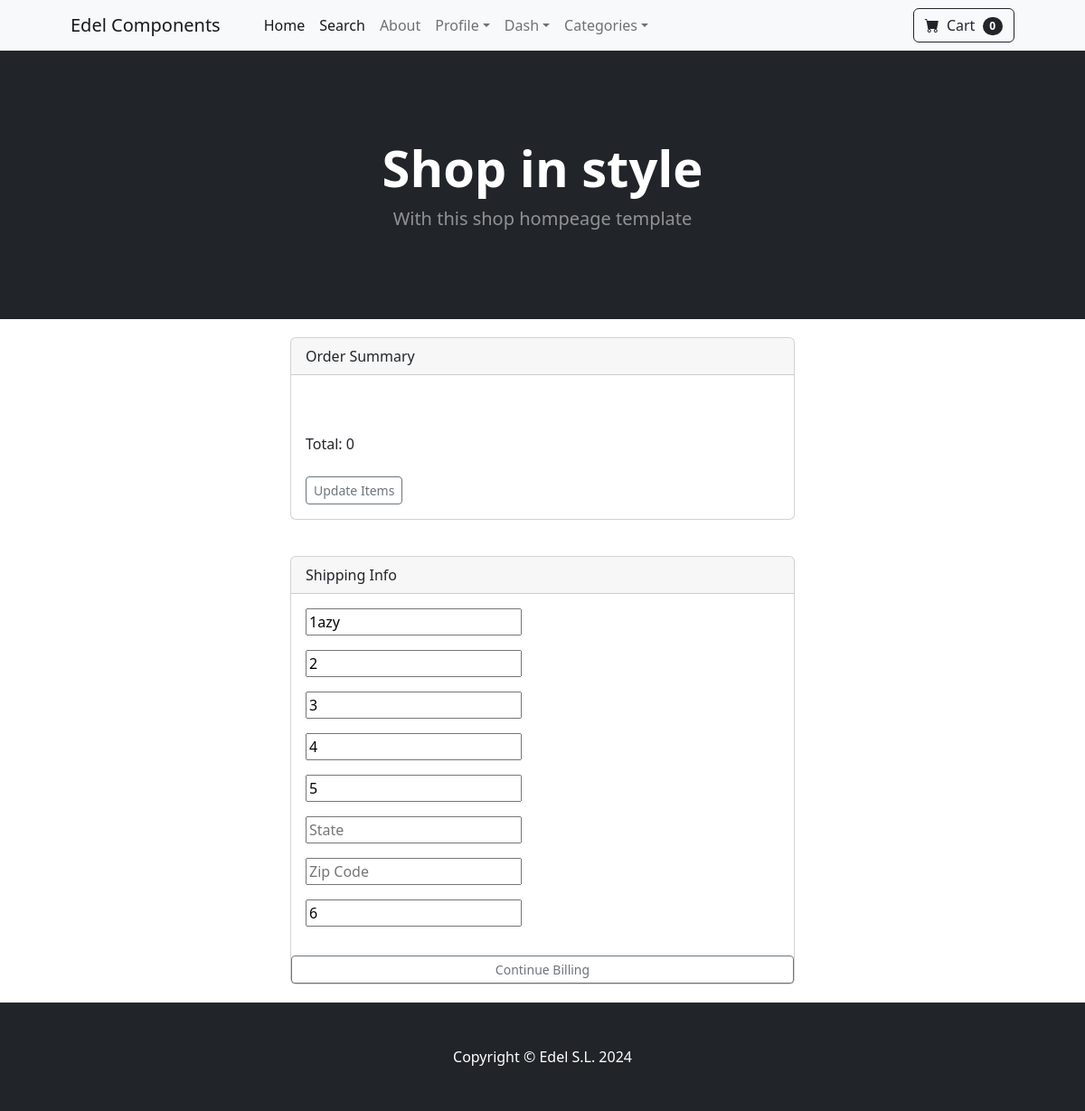
The page /payment/checkout (signed in) on the database its author committed.
### payment/models.py (models this page shows, shortened)
class ShippingAddress(models.Model):
    user = models.ForeignKey(User, on_delete=models.CASCADE, null=True, blank=True)
    shipping_full_name = models.CharField(max_length=255)
    shipping_email = models.CharField(max_length=255)
    shipping_address1 = models.CharField(max_length=255)
    shipping_address2 = models.CharField(max_length=255)
    shipping_city = models.CharField(max_length=255)
    shipping_state = models.CharField(max_length=255, null=True, blank=True)
    shipping_zipcode = models.CharField(max_length=255, null=True, blank=True)
    shipping_country = models.CharField(max_length=255)
    class Meta:
        verbose_name_plural = "Shipping Address"

### payment/views.py (the view)
# urls.py: path("checkout", views.checkout, name="checkout"),
def checkout(request):
    cart = Cart(request)
    cart_products = cart.get_prods
    quantities = cart.get_quants
    totals = cart.totals()
    if request.user.is_authenticated:
        shipping_user = ShippingAddress.objects.get(user__id=request.user.id)
        shipping_form = ShippingForm(request.POST or None, instance=shipping_user)
        return render(request, "payment/checkout.html", {"cart_products": cart_products, "quantities": quantities, "totals": totals, "shipping_form": shipping_form})
    else:
        shipping_form = ShippingForm(request.POST or None)
        return render(request, "payment/checkout.html", {"cart_products": cart_products, "quantities": quantities, "totals": totals})

### cart/cart.py (called while the page is built, shortened)
    def __len__(self):
        return len(self.cart)

    def get_prods(self):
        product_ids = self.cart.keys()
        products = Product.objects.filter(id__in=product_ids)
        return products

    def totals(self):
        product_ids = self.cart.keys()
        products = Product.objects.filter(id__in=product_ids)
        quantities = self.cart
        cart_total = 0
        return cart_total

### cart/context_processors.py (called while the page is built)
def cart(request):
    return {'cart': Cart(request)}

### payment/templates/payment/checkout.html (shortened to what this page needs)
{% extends 'base.html' %}
{% block content %}
<div class="container" style="padding: 20px 0 20px 0">
    <div class="row">
        <div class="col-md-6 offset-md-3">
            <div class="card"  >
                <div class="card-header">
                    Order Summary
                </div>
                <div class="card-body">
                    <br /> <br />
                    Total: {{ totals}}
                    <br /> <br />
                    <a href="{% url 'cart_summary' %}" class="btn btn-sm btn-outline-secondary">Update Items</a>
                </div>
            </div>
        </div>
    </div>
</div>
<div class="container" style="padding: 20px 0 20px 0">
    <div class="row">
        <div class="col-md-6 offset-md-3">
            <div class="card">
                <div class="card-header">
                    Shipping Info
                </div>
                <div class="card-body">
                    <form method="POST" action="{% url 'billing_info' %}">
                    {{ shipping_form.as_p }}
                </div>
                <button type="submit" class="btn btn-sm btn-outline-secondary">Continue Billing</button>
            </div>
        </div>
    </div>
</div>
{% endblock %}

### rows shown on the page
ShippingAddress: shipping_full_name "1azy", shipping_email "2", shipping_address1 "3", shipping_address2 "4", shipping_city "5", shipping_country "6"

### other values the page prints
{{ cart|length }} "0"
{{ totals }} "0"
